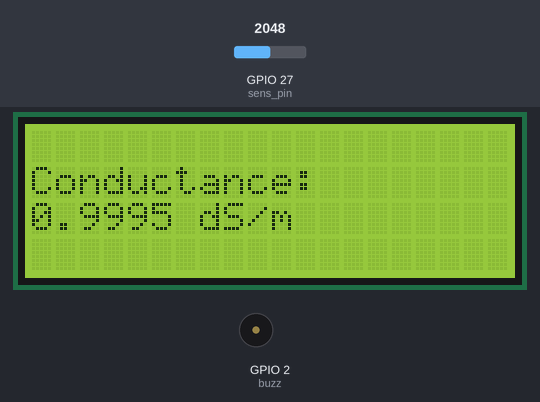
Recording of a sketch running on a simulated ESP32. Parts: 20×4 character LCD, buzzer (waves = sounding). The inputs (shaded band) are chosen by the test bench; at power-on: GPIO 27 (sens_pin) = 2048.

Above: at 14.6 s.
14.7 s: GPIO 27 (sens_pin) set to 0
At 18.4 s:
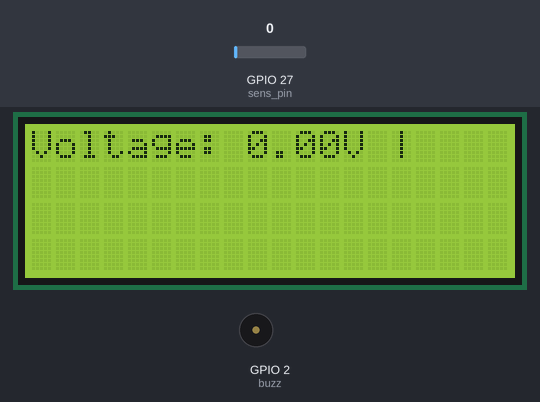
27.8 s: GPIO 27 (sens_pin) set to 11
At 33.8 s:
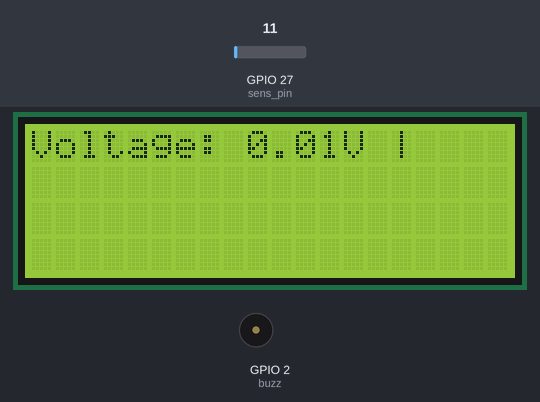
40.9 s: GPIO 27 (sens_pin) set to 15
At 52.9 s:
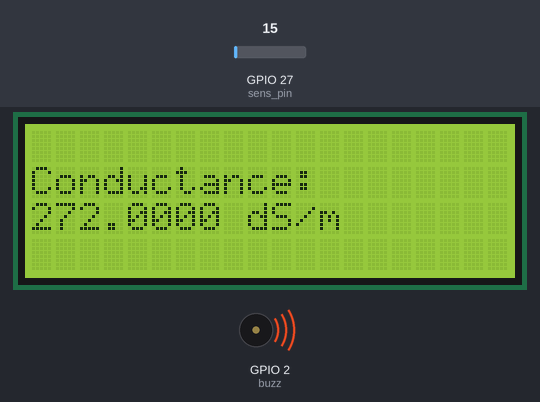
Timing chart, 0 to 106.0 s (numbered marks = the images above; inputs shaded):
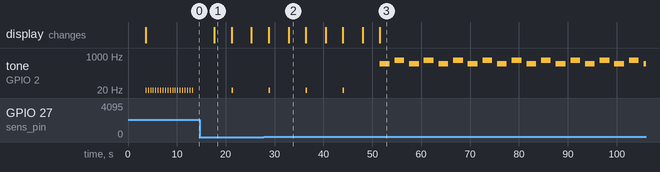

The sketch:

esp32_SC.ino
```cpp
//DOIT ESP32 DEVKIT V1
// Sketch for Soil Conductance
//Okayna: LCD, Buzzer, Sensor Calib ñ


#include <Wire.h>
#include <LiquidCrystal_I2C.h>
#include <Arduino.h>

// defining constant values such as the max voltage output of the YL69 sensor, buzzer pin, fixed resistor and sensor input pin
#define sens_pin 27
#define R_FIXED 10000.0  //Resistorin the YL38 module
#define V_REF 3.3 // 3.3 because it is powered by the esp32
#define buzz 2

LiquidCrystal_I2C lcd(0x27, 20, 4); //establishing dimensions of the LCD and address so the ESP32 can see it

float volt; //voltage across the yl69
void setup() {
  lcd.init();
  lcd.backlight();
  lcd.setCursor(0, 0);
  Wire.begin(21, 22);
  Serial.begin(9600);

  pinMode(sens_pin, INPUT); //pinMode set to input mode
  pinMode(buzz, OUTPUT); //set to output

}

void loop() {
  lcd.setCursor(0,0);
  lcd.clear();// clearing lcd to ensure no abnormal characters or text overlay one another
  int raw_adc = analogRead(sens_pin); // raw values of the sensor
  //Serial.println(raw_adc);
  volt = raw_adc * (V_REF / 4095.0); //the voltage output of the probe, the higher it is means the electricity go through the probes <nextLine>
  //and not through the soil

//0.8-2.5 optimal range according to the table

  lcd.print("Voltage: "); lcd.print(volt); lcd.print("V | "); //showing the voltage
  delay(3500);
  //the following if-else statements are based on the values of dS/m
  if (volt <= 0.01) {
  lcd.clear();
  lcd.print("Soil is very wet");
  tone(buzz, 10, 300);
  delay(4000);

  }
  else if (volt >= 3.29){
    lcd.clear();
    lcd.print("Conductivity is less than 1.5 dS/m");
    tone(buzz, 900, 3000);
    delay(4000);
  }
  else{
  lcd.clear();
  // the formula uses the 10k resistor fixed on the YL38 board (marked with 103) to serve as the voltage divider </nextLine>
  // making it so that the esp32 can read the raw values from the sensor
  // it uses ohm's law to calculate the resistance of the soil
  float conductance = (1000.0 / R_FIXED) * ((3.3 - volt) / volt) * 10;
  //calculating the conductance from the output voltage
  //1000 / R_FIXED scaling factor to normalize the resistor value and prevent ridiculously high and low values
  //*10 is the convertion factor from Siemens to turn it back to decisiemens
  // (3.3-volt) /volt relationship between the soil's resistance and 10k resistor
  lcd.setCursor(0, 1);
  lcd.print("Conductance:");
  lcd.setCursor(0, 2);
  lcd.print(conductance, 4);
  lcd.print(" dS/m");
  //Below are varying buzzer frequencies and duration to showcase urgency and state of the soil
  if (conductance < 1.5){
    for(int r =0; r < 10; r++){
      tone(buzz, 20, 100);
      delay(500);
      tone(buzz, 20, 100);
      delay(500);
    }
  }
  else if( conductance < 3.0 && conductance > 1.5){
    for(int r =0; r < 10; r++){
      tone(buzz, 80, 100);
      delay(500);
      tone(buzz, 140, 100);
      delay(500);
    }
  }
    else if( conductance < 4.0 && conductance >= 3.0){
    for(int r =0; r < 10; r++){
      tone(buzz, 100, 50);
      delay(500);
      tone(buzz, 200, 50);
      delay(500);
    }
  }
    else if( conductance < 8.0 && conductance >= 4.0){
    for(int r =0; r < 10; r++){
      tone(buzz, 220, 1000);
      delay(1000);
      tone(buzz, 300, 1000);
      delay(1000);
    }
  }
  else if( conductance > 8.0){
    for(int r =0; r < 10; r++){
      tone(buzz, 400, 2000);
      delay(3000);
      tone(buzz, 600, 2000);
      delay(3000);
    }
  }
  else{
    digitalWrite(buzz, HIGH);
    delay(5000);
    digitalWrite(buzz,LOW);
  }
  delay(4000);
  }

  delay(50);


}
```

Measured:
- the behaviour switches between 12 and 13 on GPIO 27 (sens_pin) (found by bisection; images 2 and 3)
- after the input at 14.7 s, the display: changes after 3.0 s (image 1)
- after the input at 27.8 s, the display: first differs from a run without the input after 5.1 s (image 2)
- after the input at 40.9 s, the display: first differs from a run without the input after 10.7 s (image 3)
- by itself, tone on GPIO 2 (buzz): plays 10 Hz for 0.30 s, 400 Hz for 2.0 s, 600 Hz for 2.0 s, 400 Hz for 2.0 s, 600 Hz for 2.0 s, 400 Hz for 2.0 s … (20 notes in this stretch)
- what the display in image 1 shows lasts 3.5 s, from 17.7 s to 21.2 s
